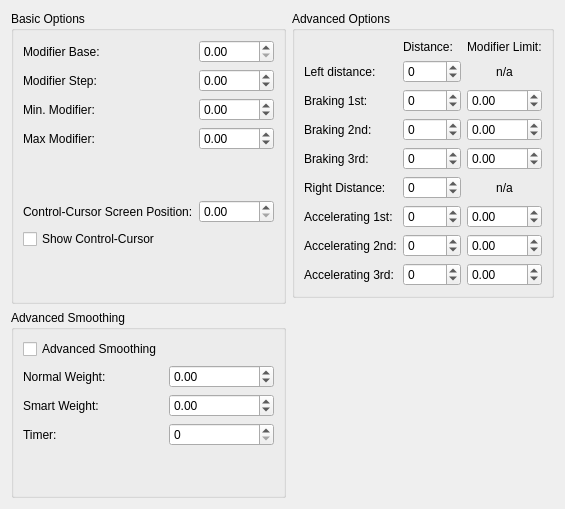
     <widget class="QWidget" name="tabContinuous">
      <attribute name="title">
       <string>Continuous Playback</string>
      </attribute>
      <layout class="QGridLayout" name="gridLayout_16">
       <item row="0" column="1">
        <widget class="QGroupBox" name="advancedOptions">
         <property name="title">
          <string>Advanced Options</string>
         </property>
         <layout class="QGridLayout" name="gridLayout_19">
          <item row="0" column="1">
           <widget class="QLabel" name="label_29">
            <property name="text">
             <string>Distance:</string>
            </property>
           </widget>
          </item>
          <item row="0" column="2">
           <widget class="QLabel" name="label_30">
            <property name="text">
             <string>Modifier Limit:</string>
            </property>
           </widget>
          </item>
          <item row="1" column="0">
           <widget class="QLabel" name="label_12">
            <property name="text">
             <string>Left distance:</string>
            </property>
           </widget>
          </item>
          <item row="1" column="1">
           <widget class="QSpinBox" name="sBoxLeftDistance">
            <property name="minimum">
             <number>-5000</number>
            </property>
            <property name="maximum">
             <number>5000</number>
            </property>
           </widget>
          </item>
          <item row="2" column="0">
           <widget class="QLabel" name="label_13">
            <property name="text">
             <string>Braking 1st:</string>
            </property>
           </widget>
          </item>
          <item row="2" column="1">
           <widget class="QSpinBox" name="sBoxLDistance1">
            <property name="minimum">
             <number>-5000</number>
            </property>
            <property name="maximum">
             <number>5000</number>
            </property>
           </widget>
          </item>
          <item row="2" column="2">
           <widget class="QDoubleSpinBox" name="sBoxLMod1">
            <property name="minimum">
             <double>-5000.000000000000000</double>
            </property>
            <property name="maximum">
             <double>5000.000000000000000</double>
            </property>
           </widget>
          </item>
          <item row="3" column="0">
           <widget class="QLabel" name="label_19">
            <property name="text">
             <string>Braking 2nd:</string>
            </property>
           </widget>
          </item>
          <item row="3" column="1">
           <widget class="QSpinBox" name="sBoxLDistance2">
            <property name="minimum">
             <number>-5000</number>
            </property>
            <property name="maximum">
             <number>5000</number>
            </property>
           </widget>
          </item>
          <item row="3" column="2">
           <widget class="QDoubleSpinBox" name="sBoxLMod2">
            <property name="minimum">
             <double>-5000.000000000000000</double>
            </property>
            <property name="maximum">
             <double>5000.000000000000000</double>
            </property>
           </widget>
          </item>
          <item row="4" column="0">
           <widget class="QLabel" name="label_21">
            <property name="text">
             <string>Braking 3rd:</string>
            </property>
           </widget>
          </item>
          <item row="4" column="1">
           <widget class="QSpinBox" name="sBoxLDistance3">
            <property name="minimum">
             <number>-5000</number>
            </property>
            <property name="maximum">
             <number>5000</number>
            </property>
           </widget>
          </item>
          <item row="4" column="2">
           <widget class="QDoubleSpinBox" name="sBoxLMod3">
            <property name="minimum">
             <double>-5000.000000000000000</double>
            </property>
            <property name="maximum">
             <double>5000.000000000000000</double>
            </property>
           </widget>
          </item>
          <item row="5" column="0">
           <widget class="QLabel" name="label_22">
            <property name="text">
             <string>Right Distance:</string>
            </property>
           </widget>
          </item>
          <item row="5" column="1">
           <widget class="QSpinBox" name="sBoxRightDistance">
            <property name="minimum">
             <number>-5000</number>
            </property>
            <property name="maximum">
             <number>5000</number>
            </property>
           </widget>
          </item>
          <item row="6" column="0">
           <widget class="QLabel" name="label_26">
            <property name="text">
             <string>Accelerating 1st:</string>
            </property>
           </widget>
          </item>
          <item row="6" column="1">
           <widget class="QSpinBox" name="sBoxRDistance1">
            <property name="minimum">
             <number>-5000</number>
            </property>
            <property name="maximum">
             <number>5000</number>
            </property>
           </widget>
          </item>
          <item row="6" column="2">
           <widget class="QDoubleSpinBox" name="sBoxRMod1">
            <property name="minimum">
             <double>-5000.000000000000000</double>
            </property>
            <property name="maximum">
             <double>5000.000000000000000</double>
            </property>
           </widget>
          </item>
          <item row="7" column="0">
           <widget class="QLabel" name="label_27">
            <property name="text">
             <string>Accelerating 2nd:</string>
            </property>
           </widget>
          </item>
          <item row="7" column="1">
           <widget class="QSpinBox" name="sBoxRDistance2">
            <property name="minimum">
             <number>-5000</number>
            </property>
            <property name="maximum">
             <number>5000</number>
            </property>
           </widget>
          </item>
          <item row="7" column="2">
           <widget class="QDoubleSpinBox" name="sBoxRMod2">
            <property name="minimum">
             <double>-5000.000000000000000</double>
            </property>
            <property name="maximum">
             <double>5000.000000000000000</double>
            </property>
           </widget>
          </item>
          <item row="8" column="0">
           <widget class="QLabel" name="label_11">
            <property name="text">
             <string>Accelerating 3rd:</string>
            </property>
           </widget>
          </item>
          <item row="8" column="1">
           <widget class="QSpinBox" name="sBoxRDistance3">
            <property name="minimum">
             <number>-5000</number>
            </property>
            <property name="maximum">
             <number>5000</number>
            </property>
           </widget>
          </item>
          <item row="8" column="2">
           <widget class="QDoubleSpinBox" name="sBoxRMod3">
            <property name="minimum">
             <double>-5000.000000000000000</double>
            </property>
            <property name="maximum">
             <double>5000.000000000000000</double>
            </property>
           </widget>
          </item>
          <item row="1" column="2">
           <widget class="QLabel" name="label_34">
            <property name="text">
             <string>n/a</string>
            </property>
            <property name="alignment">
             <set>Qt::AlignCenter</set>
            </property>
           </widget>
          </item>
          <item row="5" column="2">
           <widget class="QLabel" name="label_35">
            <property name="text">
             <string>n/a</string>
            </property>
            <property name="alignment">
             <set>Qt::AlignCenter</set>
            </property>
           </widget>
          </item>
         </layout>
        </widget>
       </item>
       <item row="0" column="0" rowspan="2">
        <widget class="QGroupBox" name="basicOptions">
         <property name="title">
          <string>Basic Options</string>
         </property>
         <layout class="QGridLayout" name="gridLayout">
          <item row="2" column="0">
           <widget class="QLabel" name="label_7">
            <property name="text">
             <string>Min. Modifier:</string>
            </property>
           </widget>
          </item>
          <item row="3" column="0">
           <widget class="QLabel" name="label_10">
            <property name="text">
             <string>Max Modifier:</string>
            </property>
           </widget>
          </item>
          <item row="5" column="1">
           <widget class="QDoubleSpinBox" name="sBoxControlCursorScreenPos">
            <property name="maximum">
             <double>1.000000000000000</double>
            </property>
           </widget>
          </item>
          <item row="1" column="1">
           <widget class="QDoubleSpinBox" name="sBoxModifierStep">
            <property name="minimum">
             <double>-5000.000000000000000</double>
            </property>
            <property name="maximum">
             <double>5000.000000000000000</double>
            </property>
            <property name="stepType">
             <enum>QAbstractSpinBox::AdaptiveDecimalStepType</enum>
            </property>
           </widget>
          </item>
          <item row="5" column="0">
           <widget class="QLabel" name="label_33">
            <property name="text">
             <string>Control-Cursor Screen Position:</string>
            </property>
           </widget>
          </item>
          <item row="6" column="0">
           <widget class="QCheckBox" name="cBoxShowControlCursor">
            <property name="layoutDirection">
             <enum>Qt::LeftToRight</enum>
            </property>
            <property name="text">
             <string>Show Control-Cursor</string>
            </property>
            <property name="tristate">
             <bool>false</bool>
            </property>
           </widget>
          </item>
          <item row="3" column="1">
           <widget class="QDoubleSpinBox" name="sBoxMaxModifier">
            <property name="minimum">
             <double>-5000.000000000000000</double>
            </property>
            <property name="maximum">
             <double>5000.000000000000000</double>
            </property>
           </widget>
          </item>
          <item row="2" column="1">
           <widget class="QDoubleSpinBox" name="sBoxMinModifier">
            <property name="minimum">
             <double>-5000.000000000000000</double>
            </property>
            <property name="maximum">
             <double>5000.000000000000000</double>
            </property>
           </widget>
          </item>
          <item row="0" column="1">
           <widget class="QDoubleSpinBox" name="sBoxContinuousModifierBase"/>
          </item>
          <item row="0" column="0">
           <widget class="QLabel" name="label_31">
            <property name="text">
             <string>Modifier Base:</string>
            </property>
           </widget>
          </item>
          <item row="1" column="0">
           <widget class="QLabel" name="label_3">
            <property name="text">
             <string>Modifier Step:</string>
            </property>
           </widget>
          </item>
          <item row="4" column="0">
           <spacer name="verticalSpacer_8">
            <property name="orientation">
             <enum>Qt::Vertical</enum>
            </property>
            <property name="sizeType">
             <enum>QSizePolicy::Expanding</enum>
            </property>
            <property name="sizeHint" stdset="0">
             <size>
              <width>20</width>
              <height>40</height>
             </size>
            </property>
           </spacer>
          </item>
          <item row="7" column="0">
           <spacer name="verticalSpacer_9">
            <property name="orientation">
             <enum>Qt::Vertical</enum>
            </property>
            <property name="sizeHint" stdset="0">
             <size>
              <width>20</width>
              <height>40</height>
             </size>
            </property>
           </spacer>
          </item>
         </layout>
        </widget>
       </item>
       <item row="2" column="0">
        <widget class="QGroupBox" name="advancedSmoothing">
         <property name="title">
          <string>Advanced Smoothing</string>
         </property>
         <layout class="QGridLayout" name="gridLayout_18">
          <item row="0" column="0">
           <widget class="QCheckBox" name="cBoxAdvancedSmoothing">
            <property name="text">
             <string>Advanced Smoothing</string>
            </property>
           </widget>
          </item>
          <item row="1" column="1">
           <widget class="QDoubleSpinBox" name="sBoxNormalWeight">
            <property name="minimum">
             <double>-5000.000000000000000</double>
            </property>
            <property name="maximum">
             <double>5000.000000000000000</double>
            </property>
           </widget>
          </item>
          <item row="4" column="0">
           <spacer name="verticalSpacer_6">
            <property name="orientation">
             <enum>Qt::Vertical</enum>
            </property>
            <property name="sizeHint" stdset="0">
             <size>
              <width>20</width>
              <height>40</height>
             </size>
            </property>
           </spacer>
          </item>
          <item row="1" column="0">
           <widget class="QLabel" name="labelNormalWeight">
            <property name="text">
             <string>Normal Weight:</string>
            </property>
           </widget>
          </item>
          <item row="2" column="1">
           <widget class="QDoubleSpinBox" name="sBoxSmartWeight">
            <property name="minimum">
             <double>-5000.000000000000000</double>
            </property>
            <property name="maximum">
             <double>5000.000000000000000</double>
            </property>
           </widget>
          </item>
          <item row="2" column="0">
           <widget class="QLabel" name="labelSmartWeight">
            <property name="text">
             <string>Smart Weight:</string>
            </property>
           </widget>
          </item>
          <item row="3" column="0">
           <widget class="QLabel" name="label_Timer">
            <property name="text">
             <string>Timer:</string>
            </property>
           </widget>
          </item>
          <item row="3" column="1">
           <widget class="QSpinBox" name="sBoxCursorTimerDuration">
            <property name="maximum">
             <number>10000</number>
            </property>
           </widget>
          </item>
         </layout>
        </widget>
       </item>
      </layout>
     </widget>
